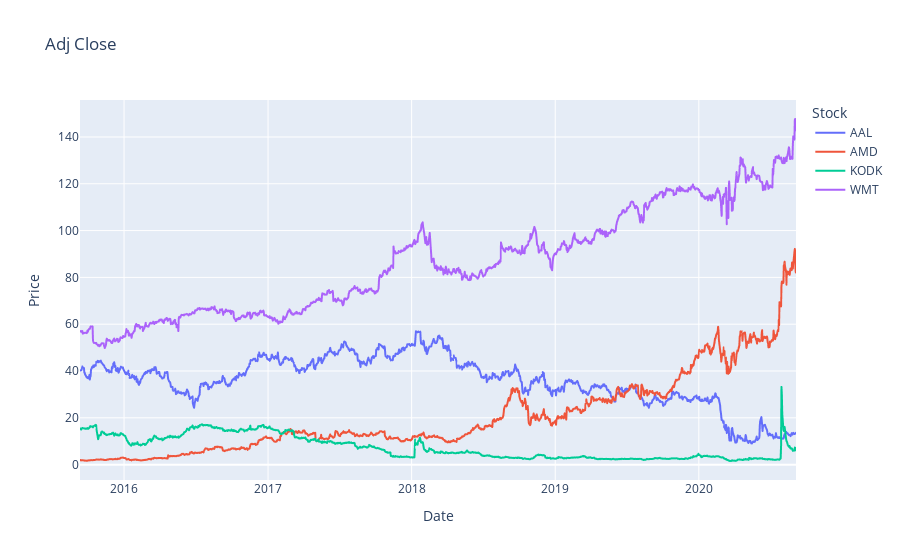

Here is the notebook cell this chart was saved with:
### Markdown cell above
# Visualizing the Data

### Code cell
px.line(stock_df['Adj Close'], 
        x=stock_df['Adj Close'].index, 
        y=stock_df['Adj Close'].columns,
        labels={'variable': 'Stock',
                'value': 'Price'},
        title='Adj Close')

### Figure 1 — Plotly figure (JSON) as saved in the notebook; plotly's stock layout.template omitted (floating-point values rounded to 4 significant figures; data arrays with more than 128 entries replaced by an {"elided": "..."} marker saying what was removed)
{"data": [{"hovertemplate": "Stock=AAL<br>Date=%{x}<br>Price=%{y}<extra></extra>", "legendgroup": "AAL", "line": {"color": "#636efa", "dash": "solid"}, "mode": "lines", "name": "AAL", "showlegend": true, "type": "scattergl", "x": {"elided": "1256 str values"}, "xaxis": "x", "y": {"elided": "1256 float values"}, "yaxis": "y"}, {"hovertemplate": "Stock=AMD<br>Date=%{x}<br>Price=%{y}<extra></extra>", "legendgroup": "AMD", "line": {"color": "#EF553B", "dash": "solid"}, "mode": "lines", "name": "AMD", "showlegend": true, "type": "scattergl", "x": {"elided": "1256 str values"}, "xaxis": "x", "y": {"elided": "1256 float values"}, "yaxis": "y"}, {"hovertemplate": "Stock=KODK<br>Date=%{x}<br>Price=%{y}<extra></extra>", "legendgroup": "KODK", "line": {"color": "#00cc96", "dash": "solid"}, "mode": "lines", "name": "KODK", "showlegend": true, "type": "scattergl", "x": {"elided": "1256 str values"}, "xaxis": "x", "y": {"elided": "1256 float values"}, "yaxis": "y"}, {"hovertemplate": "Stock=WMT<br>Date=%{x}<br>Price=%{y}<extra></extra>", "legendgroup": "WMT", "line": {"color": "#ab63fa", "dash": "solid"}, "mode": "lines", "name": "WMT", "showlegend": true, "type": "scattergl", "x": {"elided": "1256 str values"}, "xaxis": "x", "y": {"elided": "1256 float values"}, "yaxis": "y"}], "layout": {"legend": {"title": {"text": "Stock"}, "tracegroupgap": 0}, "title": {"text": "Adj Close"}, "xaxis": {"anchor": "y", "domain": [0, 1], "title": {"text": "Date"}}, "yaxis": {"anchor": "x", "domain": [0, 1], "title": {"text": "Price"}}}}
